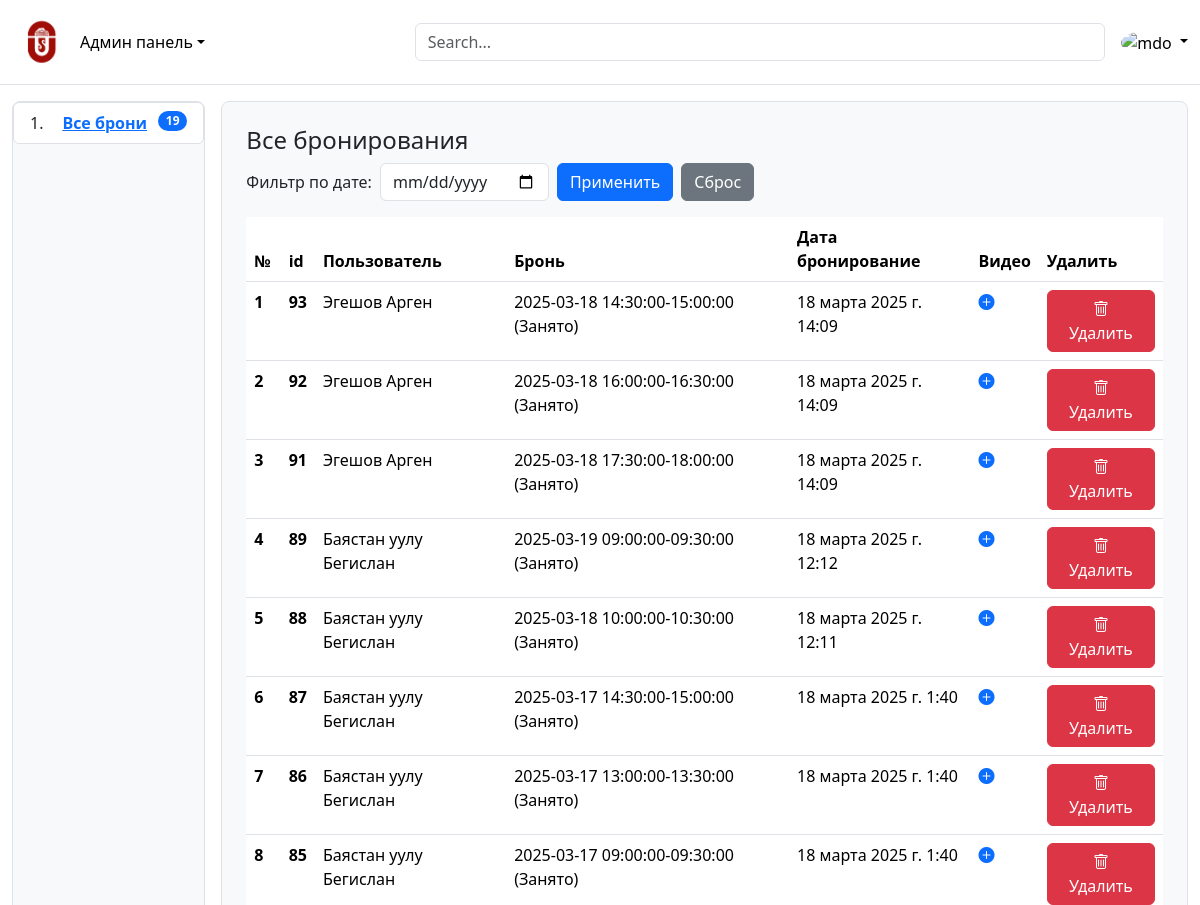
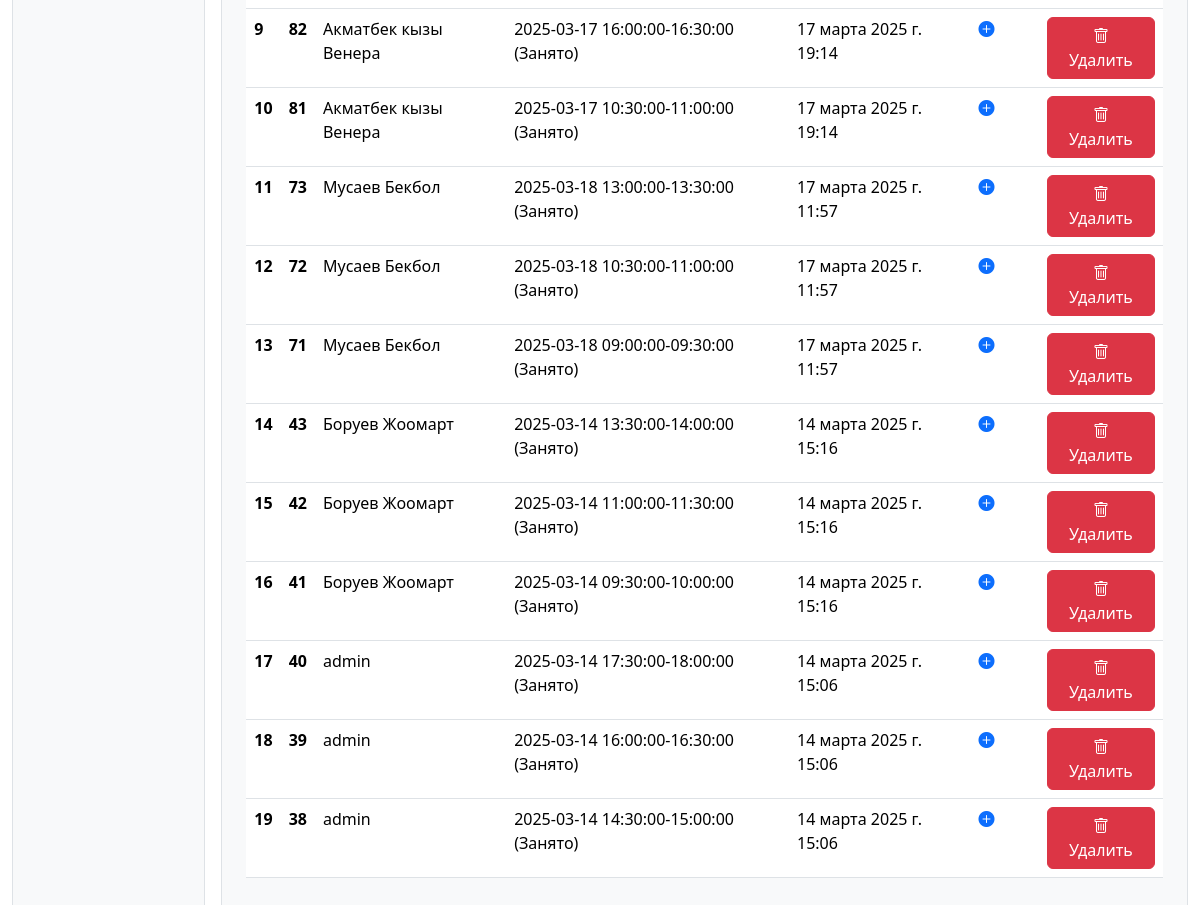
Before: /admutrk/ (signed in) with the older database file (2 pictures, top to bottom).
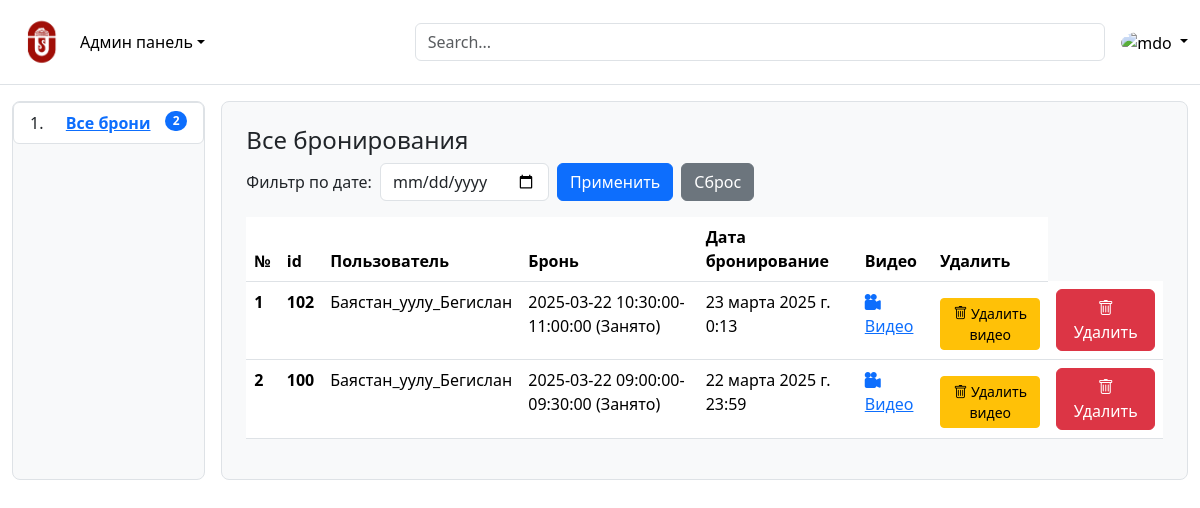
After: the same page with the newer database file.
### scetch/models.py (models this page shows, shortened)
class Booking(models.Model):
    user = models.ForeignKey(User, on_delete=models.CASCADE)
    slot = models.OneToOneField(QueueSlot, on_delete=models.CASCADE)  # Один слот - одна бронь
    created_at = models.DateTimeField(auto_now_add=True)
    video = models.FileField(upload_to='media/viseo/%Y/%m/%d/', blank=True, null=True)

class QueueSlot(models.Model):
    date = models.DateField()
    start_time = models.TimeField()
    end_time = models.TimeField()
    is_booked = models.BooleanField(default=False)  # Флаг занятости
    def __str__(self):
        status = "Занято" if self.is_booked else "Свободно"
        return f"{self.date} {self.start_time}-{self.end_time} ({status})"

### adminka/views.py (the view)
# urls.py: path('', views.adminka_home, name='adminka_home'),
@user_passes_test(staff_required)
def adminka_home(request):
    date_filter = request.GET.get("date")
    bookings = Booking.objects.all().order_by("-created_at")
    bookings_count = bookings.count()
    if date_filter:
        bookings = bookings.filter(created_at__date=date_filter)
    context = {
        'bookings': bookings,
        'bookings_count': bookings_count
    }
    return render(request, 'adminka/adminka_home.html', context)

### adminka/views.py (called while the page is built)
def staff_required(user):
    return user.is_staff  # Только сотрудники (админы, но не обязательно суперпользователи)

### adminka/templates/adminka/adminka_home.html (shortened to what this page needs)
{% extends 'adminka/adminka_base.html' %}
{% block content %}
    <h4>Все бронирования</h4>
    <form method="GET" class="mb-3 d-flex align-items-center gap-2">
        <label for="date-filter" class="form-label mb-0">Фильтр по дате:</label>
        <input type="date" id="date-filter" name="date" class="form-control w-auto" value="{{ request.GET.date }}">
        <button type="submit" class="btn btn-primary">Применить</button>
        <a href="{% url 'adminka_home' %}" class="btn btn-secondary">Сброс</a>
    </form>
    <table class="table table-hover">
        <thead>
        <tr>
            <th scope="col">№</th>
            <th scope="col">id</th>
            <th scope="col">Пользователь</th>
            <th scope="col">Бронь</th>
            <th scope="col">Дата бронирование</th>
            <th scope="col">Видео</th>
            <th scope="col">Удалить</th>
        </tr>
        </thead>
        <tbody>
        {% if bookings %}
            {% for booking in bookings %}
                <tr>
                    <th scope="row">{{ forloop.counter }}</th>
                    <th scope="row">{{ booking.id }}</th>
                    <td>{{ booking.user }}</td>
                    <td>{{ booking.slot }}</td>
                    <td>{{ booking.created_at }}</td>
                    {% if booking.video %}
                        <td>
                            <a href="#"
                               class="video-link"
                               data-video-url="{{ booking.video.url }}"
                               data-bs-toggle="modal"
                               data-bs-target="#videoModal">
                                <i class="bi bi-camera-reels-fill"></i> Видео
                            </a>
                        </td>
                        <td>
                            <form action="{% url 'delete_video' booking.id %}" method="POST"
                                  onsubmit="return confirm('Вы уверены, что хотите удалить это видео?');">
                                <button type="submit" class="btn btn-warning btn-sm mt-2">
                                    <i class="bi bi-trash"></i> Удалить видео
                                </button>
                            </form>
                        </td>
                    {% else %}
                        <td>
                            <i class="bi bi-plus-circle-fill text-primary"
                               role="button"
                               data-bs-toggle="modal"
                               data-bs-target="#uploadModal"
                               data-booking-id="{{ booking.id }}">
                            </i>
                        </td>
                    {% endif %}
                    <td>
                        <form action="{% url 'admin_delete_booking' booking.id %}" method="POST"
                              onsubmit="return confirm('Вы уверены, что хотите удалить это бронирование?');">
                            <button type="submit" class="btn btn-danger">
                                <i class="bi bi-trash"></i> Удалить
                            </button>
                        </form>
                    </td>
                </tr>
            {% endfor %}
        {% endif %}
        </tbody>
    </table>
{% endblock %}

Changed rows visible on the page:
removed Booking: id "93", user "Эгешов Арген", slot "2025-03-18 14:30:00-15:00:00 (Занято)", created_at "18 марта 2025 г. 14:09"
removed Booking: id "92", user "Эгешов Арген", slot "2025-03-18 16:00:00-16:30:00 (Занято)", created_at "18 марта 2025 г. 14:09"
removed Booking: id "91", user "Эгешов Арген", slot "2025-03-18 17:30:00-18:00:00 (Занято)", created_at "18 марта 2025 г. 14:09"
removed Booking: id "89", user "Баястан уулу Бегислан", slot "2025-03-19 09:00:00-09:30:00 (Занято)", created_at "18 марта 2025 г. 12:12"
removed Booking: id "88", user "Баястан уулу Бегислан", slot "2025-03-18 10:00:00-10:30:00 (Занято)", created_at "18 марта 2025 г. 12:11"
removed Booking: id "87", user "Баястан уулу Бегислан", slot "2025-03-17 14:30:00-15:00:00 (Занято)", created_at "18 марта 2025 г. 1:40"
removed Booking: id "86", user "Баястан уулу Бегислан", slot "2025-03-17 13:00:00-13:30:00 (Занято)", created_at "18 марта 2025 г. 1:40"
removed Booking: id "85", user "Баястан уулу Бегислан", slot "2025-03-17 09:00:00-09:30:00 (Занято)", created_at "18 марта 2025 г. 1:40"
removed Booking: id "82", user "Акматбек кызы Венера", slot "2025-03-17 16:00:00-16:30:00 (Занято)", created_at "17 марта 2025 г. 19:14"
removed Booking: id "81", user "Акматбек кызы Венера", slot "2025-03-17 10:30:00-11:00:00 (Занято)", created_at "17 марта 2025 г. 19:14"
removed Booking: id "73", user "Мусаев Бекбол", slot "2025-03-18 13:00:00-13:30:00 (Занято)", created_at "17 марта 2025 г. 11:57"
removed Booking: id "72", user "Мусаев Бекбол", slot "2025-03-18 10:30:00-11:00:00 (Занято)", created_at "17 марта 2025 г. 11:57"
removed Booking: id "71", user "Мусаев Бекбол", slot "2025-03-18 09:00:00-09:30:00 (Занято)", created_at "17 марта 2025 г. 11:57"
removed Booking: id "43", user "Боруев Жоомарт", slot "2025-03-14 13:30:00-14:00:00 (Занято)", created_at "14 марта 2025 г. 15:16"
removed Booking: id "42", user "Боруев Жоомарт", slot "2025-03-14 11:00:00-11:30:00 (Занято)", created_at "14 марта 2025 г. 15:16"
removed Booking: id "41", user "Боруев Жоомарт", slot "2025-03-14 09:30:00-10:00:00 (Занято)", created_at "14 марта 2025 г. 15:16"
removed Booking: id "40", user "admin", slot "2025-03-14 17:30:00-18:00:00 (Занято)", created_at "14 марта 2025 г. 15:06"
removed Booking: id "39", user "admin", slot "2025-03-14 16:00:00-16:30:00 (Занято)", created_at "14 марта 2025 г. 15:06"
removed Booking: id "38", user "admin", slot "2025-03-14 14:30:00-15:00:00 (Занято)", created_at "14 марта 2025 г. 15:06"
added Booking: id "102", user "Баястан_уулу_Бегислан", slot "2025-03-22 10:30:00-11:00:00 (Занято)", created_at "23 марта 2025 г. 0:13"
added Booking: id "100", user "Баястан_уулу_Бегислан", slot "2025-03-22 09:00:00-09:30:00 (Занято)", created_at "22 марта 2025 г. 23:59"
Other visible differences:
{{ bookings_count }}: "19" → "2"
